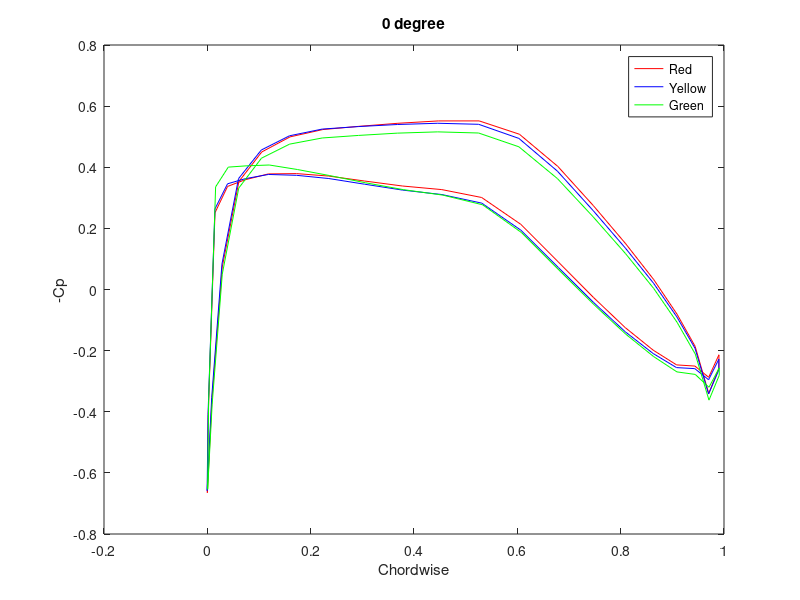
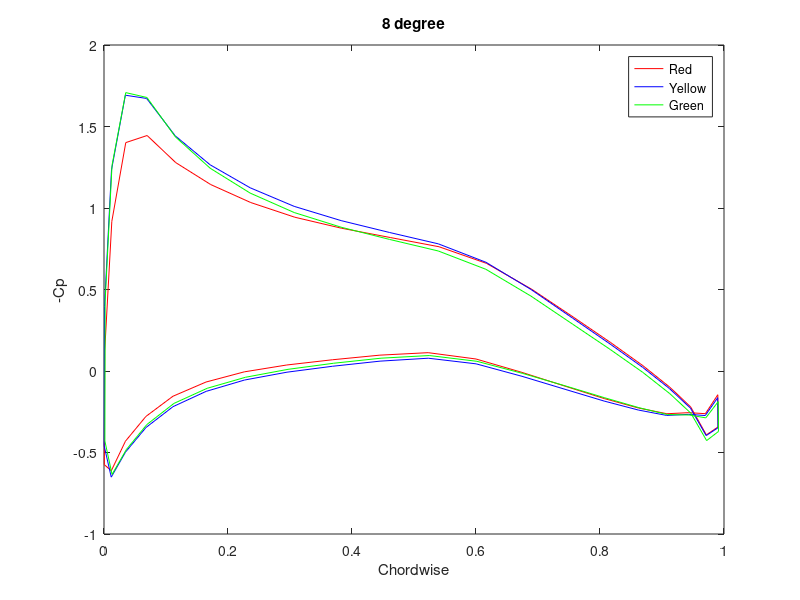
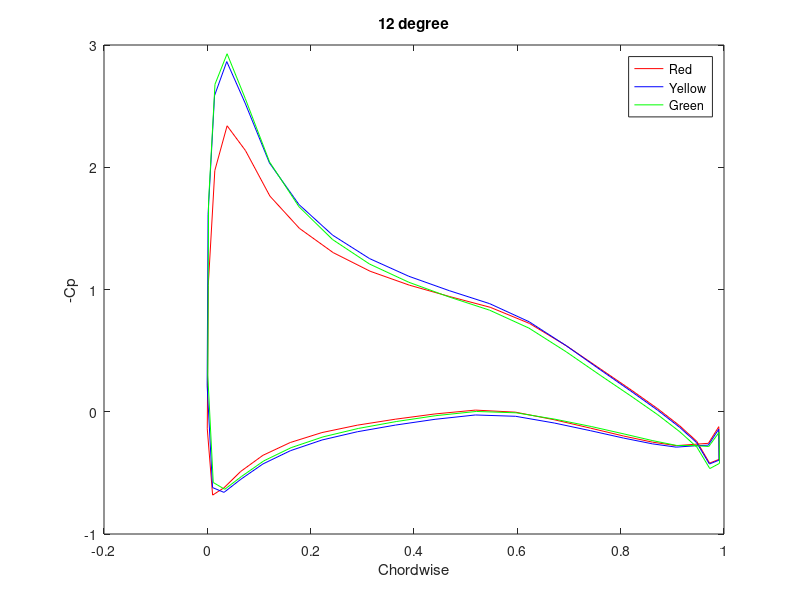
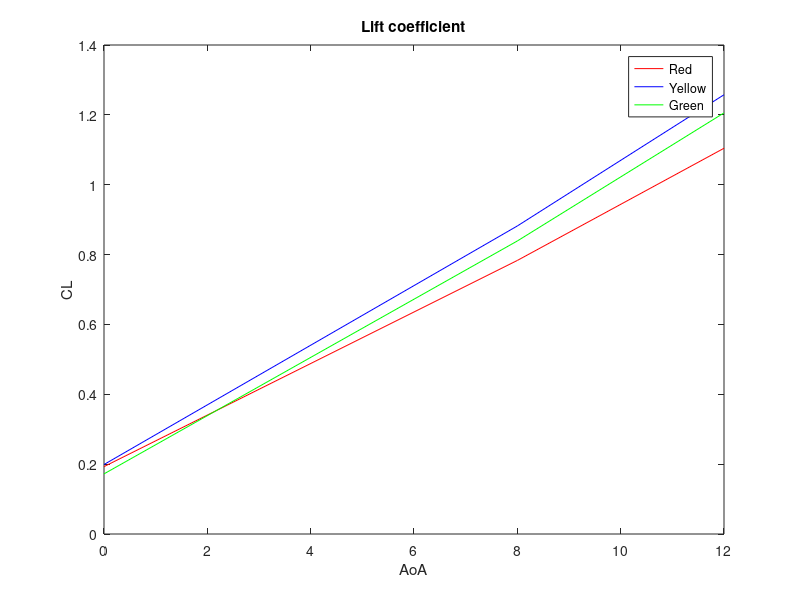

Source code (MATLAB) for these figures, in order:
%Panel code
clear
clc

%mesh size
% 12 panels for span, 10, 15, 20 panels for chord

%% 0 degree
% mesh 20
pressuredistribution1 = [
      -4.66634674E-06  0.664966166    ;
   8.91609304E-03  0.361990541    ;
   2.88998354E-02  -7.37983435E-02;
   6.10768534E-02 -0.353486478    ;
  0.105354339     -0.450062990    ;
  0.160045773     -0.499380231    ;
  0.223411322     -0.523333848    ;
  0.293655634     -0.533900082    ;
  0.368876547     -0.543866098    ;
  0.447084218     -0.551587820    ;
  0.526195467     -0.551654160    ;
  0.604010224     -0.508052766    ;
  0.678362906     -0.402745366    ;
  0.747429550     -0.273844063    ;
  0.809738636     -0.149704441    ;
  0.863992274      -3.24173123E-02;
  0.909019232       8.05969238E-02;
  0.944132686      0.186046362    ;
  0.970458567      0.340193987    ;
  0.990215898      0.257523268    ;
  0.990219295      0.213590831    ;
  0.970332980      0.287279099    ;
  0.943718910      0.250505418    ;
  0.908263266      0.246701658    ;
  0.862978697      0.198528841    ;
  0.808824301      0.124654420    ;
  0.747170269       2.57022660E-02;
  0.679360986      -8.99774134E-02;
  0.606784999     -0.213175505    ;
  0.530957878     -0.301049888    ;
  0.453782439     -0.326889545    ;
  0.377395362     -0.338674843    ;
  0.303807229     -0.355090559    ;
  0.234908089     -0.371184528    ;
  0.172482148     -0.379236013    ;
  0.118159719     -0.378172040    ;
   7.34105259E-02 -0.359223723    ;
   3.91410589E-02 -0.337281734    ;
   1.48263173E-02 -0.251201391    ;
   1.58589135E-03  0.418110430    ;
  -4.66634674E-06  0.664966166    ;
];
pressuredistribution2 = [
      -3.61428043E-04  0.658351243    ;
   8.41695908E-03  0.354144722    ;
   2.82584801E-02  -8.32092017E-02;
   6.03083000E-02 -0.362580538    ;
  0.104478024     -0.456446260    ;
  0.159080893     -0.502991319    ;
  0.222379074     -0.524917781    ;
  0.292579293     -0.533120811    ;
  0.367779911     -0.539868891    ;
  0.445993692     -0.543924153    ;
  0.525140762     -0.540543854    ;
  0.603025854     -0.494345158    ;
  0.677482426     -0.387400627    ;
  0.746673107     -0.258299202    ;
  0.809109509     -0.135557845    ;
  0.863481283      -2.08459981E-02;
  0.908608615       8.92124921E-02;
  0.943800986      0.192019090    ;
  0.970185757      0.341998875    ;
  0.989988625      0.263040364    ;
  0.990018785      0.227987975    ;
  0.970140040      0.295281738    ;
  0.943523049      0.258910775    ;
  0.908069670      0.255534053    ;
  0.862811804      0.209371537    ;
  0.808712602      0.138111860    ;
  0.747138023       4.17704061E-02;
  0.679421008      -7.18489438E-02;
  0.606933951     -0.193981022    ;
  0.531173170     -0.282606453    ;
  0.454032153     -0.310661703    ;
  0.377654910     -0.325302690    ;
  0.304057419     -0.344634622    ;
  0.235131055     -0.363094121    ;
  0.172661230     -0.373614579    ;
  0.118280664     -0.376425833    ;
   7.34622180E-02 -0.362634629    ;
   3.91159467E-02 -0.345868200    ;
   1.47145269E-02 -0.263650179    ;
   1.36234786E-03  0.408137113    ;
  -3.61428043E-04  0.658351243    ;
];
pressuredistribution3 = [
       6.40619779E-04  0.653791487    ;
   9.22972802E-03  0.377154410    ;
   2.88826302E-02  -5.00297956E-02;
   6.07597269E-02 -0.331741184    ;
  0.104777358     -0.429697663    ;
  0.159247339     -0.475665718    ;
  0.222436562     -0.495815396    ;
  0.292553067     -0.504147947    ;
  0.367698461     -0.511627913    ;
  0.445889443     -0.515773833    ;
  0.525050282     -0.512061417    ;
  0.602993906     -0.466939062    ;
  0.677553177     -0.362955213    ;
  0.746873617     -0.237513632    ;
  0.809445977     -0.117413610    ;
  0.863945901      -3.46231111E-03;
  0.909182549      0.107402302    ;
  0.944460273      0.211402372    ;
  0.970910311      0.362014323    ;
  0.990761518      0.280902207    ;
  0.990822971      0.256491572    ;
  0.970963478      0.319858521    ;
  0.944352865      0.277854174    ;
  0.908916056      0.269595534    ;
  0.863708854      0.219337568    ;
  0.809700549      0.145856887    ;
  0.748250604       4.94440794E-02;
  0.680677474      -6.34742975E-02;
  0.608332932     -0.185949907    ;
  0.532687128     -0.277241826    ;
  0.455621392     -0.308901191    ;
  0.379287720     -0.326774836    ;
  0.305708617     -0.349318057    ;
  0.236776024     -0.372761369    ;
  0.174276724     -0.392616481    ;
  0.119845480     -0.407374233    ;
   7.49587119E-02 -0.404545456    ;
   4.05307561E-02 -0.400462061    ;
   1.60317626E-02 -0.335933834    ;
   2.54130596E-03  0.359174222    ;
   6.40619779E-04  0.653791487  ;
];

figure(1)
plot(pressuredistribution1(:,1),-pressuredistribution1(:,2),'r');
hold on
plot(pressuredistribution2(:,1),-pressuredistribution2(:,2),'b');
hold on
plot(pressuredistribution3(:,1),-pressuredistribution3(:,2),'g');
title("0 degree");
xlabel("Chordwise")
ylabel("-Cp");
legend("Red","Yellow","Green")

%% degree8
% mesh 20
pressuredistribution4 = [
       1.18668319E-03 -0.126910403    ;
   1.26027670E-02 -0.917784095    ;
   3.51011641E-02  -1.40117753    ;
   6.95516765E-02  -1.44472659    ;
  0.115778916      -1.27832901    ;
  0.172097057      -1.14384758    ;
  0.236727089      -1.03346181    ;
  0.307844222     -0.943296432    ;
  0.383523524     -0.875572205    ;
  0.461729586     -0.818906546    ;
  0.540323973     -0.762344897    ;
  0.617013216     -0.660248160    ;
  0.689646065     -0.501899004    ;
  0.756637931     -0.331528574    ;
  0.816806197     -0.175430924    ;
  0.869071126      -3.29953618E-02;
  0.912405491       9.87886116E-02;
  0.946189046      0.219971165    ;
  0.971512675      0.391849637    ;
  0.990518868      0.342836529    ;
  0.990044415      0.145573705    ;
  0.969986677      0.261861891    ;
  0.943399847      0.255532324    ;
  0.907849491      0.262151092    ;
  0.862034500      0.227081016    ;
  0.806833923      0.169091731    ;
  0.743699670       9.30476636E-02;
  0.674184084       8.50206800E-03;
  0.599948764      -7.36694857E-02;
  0.522862554     -0.112476751    ;
  0.444982171      -9.72921550E-02;
  0.368319362      -6.89280257E-02;
  0.294795454      -3.68980058E-02;
  0.226280630       5.18693216E-03;
  0.164539665       6.76130876E-02;
  0.111161828      0.154922441    ;
   6.75684363E-02  0.278824121    ;
   3.45981680E-02  0.430550486    ;
   1.17727658E-02  0.611898839    ;
   4.63155127E-04  0.574489057    ;
   1.18668319E-03 -0.126910403  ;
];
pressuredistribution5 = [
       8.28506541E-04 -0.394901961    ;
   1.20999543E-02  -1.23415041    ;
   3.44539657E-02  -1.69194245    ;
   6.87753484E-02  -1.67206311    ;
  0.114892997      -1.44280005    ;
  0.171121150      -1.26516950    ;
  0.235682920      -1.12415147    ;
  0.306754619      -1.01004612    ;
  0.382413357     -0.922644019    ;
  0.460625589     -0.849735916    ;
  0.539256096     -0.780083120    ;
  0.616016626     -0.667148888    ;
  0.688755274     -0.500123978    ;
  0.755872786     -0.324322939    ;
  0.816170812     -0.165939271    ;
  0.868555188      -2.33364906E-02;
  0.911991715      0.107506007    ;
  0.945855439      0.227342606    ;
  0.971239150      0.396279812    ;
  0.990290761      0.348325610    ;
  0.989843726      0.163502052    ;
  0.969794452      0.273306906    ;
  0.943204284      0.265903980    ;
  0.907656610      0.272589773    ;
  0.861868739      0.239483312    ;
  0.806724429      0.184486642    ;
  0.743670940      0.112326637    ;
  0.674249232       3.26149762E-02;
  0.600104511      -4.39917073E-02;
  0.523085654      -7.84614012E-02;
  0.445240170      -6.04941547E-02;
  0.368587643      -2.91038621E-02;
  0.295054197       7.26696709E-03;
  0.226511672       5.54988943E-02;
  0.164726213      0.124928147    ;
  0.111289285      0.218783557    ;
   6.76252767E-02  0.346915126    ;
   3.45770642E-02  0.497956157    ;
   1.16635878E-02  0.651035070    ;
   2.40296373E-04  0.458205044    ;
   8.28506541E-04 -0.394901961   ;
];
pressuredistribution6 = [
       1.83517009E-03 -0.429403901    ;
   1.29150646E-02  -1.26102555    ;
   3.50784920E-02  -1.70793164    ;
   6.92257583E-02  -1.67802143    ;
  0.115188956      -1.43630493    ;
  0.171282113      -1.24388433    ;
  0.235732675      -1.09151721    ;
  0.306719780     -0.972271085    ;
  0.382322520     -0.882322073    ;
  0.460511774     -0.807285666    ;
  0.539156914     -0.736327350    ;
  0.615977764     -0.623916090    ;
  0.688820839     -0.459126085    ;
  0.756070852     -0.286842674    ;
  0.816508293     -0.132039770    ;
  0.869023621       8.38828739E-03;
  0.912571549      0.138855845    ;
  0.946523607      0.258648962    ;
  0.971972704      0.426938623    ;
  0.991075039      0.371018142    ;
  0.990660191      0.188019082    ;
  0.970631123      0.287424952    ;
  0.944046736      0.270043969    ;
  0.908516526      0.267112792    ;
  0.862779975      0.224878863    ;
  0.807727754      0.164426744    ;
  0.744801760       9.21105891E-02;
  0.675525844       1.50994789E-02;
  0.601525664      -5.95189109E-02;
  0.524623692      -9.48931426E-02;
  0.446854174      -7.86756650E-02;
  0.370245636      -4.75337207E-02;
  0.296730459      -1.02049047E-02;
  0.228180960       3.84281911E-02;
  0.166365013      0.106111683    ;
  0.112875827      0.198684365    ;
   6.91415444E-02  0.328471035    ;
   3.60092036E-02  0.482210249    ;
   1.29945949E-02  0.634595335    ;
   1.42738339E-03  0.429832757    ;
   1.83517009E-03 -0.429403901    ;
];



figure(2)
plot(pressuredistribution4(:,1),-pressuredistribution4(:,2),'r');
hold on
plot(pressuredistribution5(:,1),-pressuredistribution5(:,2),'b');
hold on
plot(pressuredistribution6(:,1),-pressuredistribution6(:,2),'g');
title("8 degree");
xlabel("Chordwise")
ylabel("-Cp");
legend("Red","Yellow","Green")

%% degree 12
%mesh 20

pressuredistribution7 = [   1.78398122E-03  -1.03347862    ;
   1.44771850E-02  -1.97309470    ;
   3.82626317E-02  -2.33916879    ;
   7.38769397E-02  -2.13610983    ;
  0.121102400      -1.76399028    ;
  0.178253263      -1.50004590    ;
  0.243530691      -1.30175543    ;
  0.315094620      -1.14931273    ;
  0.391008526      -1.03551769    ;
  0.469213605     -0.942088425    ;
  0.547543526     -0.854440033    ;
  0.623656750     -0.722187459    ;
  0.695409358     -0.538238883    ;
  0.761338949     -0.348697186    ;
  0.820411623     -0.178221688    ;
  0.871658444      -2.48757266E-02;
  0.914126158      0.114526831    ;
  0.947229385      0.241728634    ;
  0.972039759      0.420048952    ;
  0.990661263      0.389215708    ;
  0.989941597      0.121995509    ;
  0.969796896      0.258205354    ;
  0.943223894      0.266203761    ;
  0.907625198      0.277273953    ;
  0.861538649      0.248632163    ;
  0.805802524      0.198693484    ;
  0.741910636      0.134333238    ;
  0.671521366       6.54905736E-02;
  0.596436858       3.33913555E-03;
  0.518706262      -1.34637710E-02;
  0.440465003       1.79774910E-02;
  0.363661230       6.10149875E-02;
  0.290170252      0.109795235    ;
  0.221852183      0.170259744    ;
  0.160461947      0.251689941    ;
  0.107567735      0.356395870    ;
   6.45659938E-02  0.488319635    ;
   3.22607569E-02  0.621801078    ;
   1.01975659E-02  0.681775987    ;
  -1.23904392E-04  0.139790952    ;
   1.78398122E-03  -1.03347862 ];

pressuredistribution8 = [   1.42184249E-03  -1.61452067    ;
   1.39673641E-02  -2.58647418    ;
   3.76050659E-02  -2.86437726    ;
   7.30872899E-02  -2.52530503    ;
  0.120200537      -2.03563571    ;
  0.177259132      -1.69538391    ;
  0.242466509      -1.44466937    ;
  0.313983947      -1.25289559    ;
  0.389876634      -1.10837543    ;
  0.468087941     -0.990741253    ;
  0.546454489     -0.884226739    ;
  0.622640729     -0.736584365    ;
  0.694501340     -0.540533125    ;
  0.760559738     -0.343249828    ;
  0.819764376     -0.168850094    ;
  0.871133566      -1.40348589E-02;
  0.913706064      0.125432238    ;
  0.946890712      0.251858085    ;
  0.971763134      0.427602261    ;
  0.990430772      0.395715684    ;
  0.989739656      0.142998159    ;
  0.969603479      0.273124844    ;
  0.943026960      0.278727591    ;
  0.907431006      0.289413363    ;
  0.861372530      0.262452781    ;
  0.805693746      0.215402111    ;
  0.741885006      0.155227810    ;
  0.671591759       9.21365693E-02;
  0.596599877       3.71466465E-02;
  0.518938422       2.62689237E-02;
  0.440733075       6.17490336E-02;
  0.363939583      0.109105699    ;
  0.290438980      0.163482353    ;
  0.222092688      0.230867207    ;
  0.160657018      0.318754584    ;
  0.107702546      0.426753193    ;
   6.46286458E-02  0.552846432    ;
   3.22436839E-02  0.659474790    ;
   1.00902636E-02  0.620170951    ;
  -3.47515946E-04 -0.213515222    ;
   1.42184249E-03  -1.61452067   ];

pressuredistribution9 = [   2.43799156E-03  -1.72299528    ;
   1.47884507E-02  -2.67845130    ;
   3.82313654E-02  -2.92842984    ;
   7.35361427E-02  -2.56069469    ;
  0.120491318      -2.04286098    ;
  0.177412018      -1.67678130    ;
  0.242505953      -1.40829515    ;
  0.313937187      -1.20835030    ;
  0.389773160      -1.05960274    ;
  0.467961192     -0.938883483    ;
  0.546343625     -0.830868840    ;
  0.622591734     -0.683936059    ;
  0.694560170     -0.490541667    ;
  0.760755062     -0.297633469    ;
  0.820102692     -0.127941549    ;
  0.871606529       2.40043364E-02;
  0.914293587      0.163137645    ;
  0.947568595      0.289718390    ;
  0.972508550      0.464750290    ;
  0.991227567      0.422360331    ;
  0.990571380      0.168022707    ;
  0.970454872      0.284223557    ;
  0.943885207      0.277109057    ;
  0.908305943      0.275680959    ;
  0.862300336      0.236559823    ;
  0.806715667      0.181747600    ;
  0.743036330      0.120703764    ;
  0.672892272       6.08953908E-02;
  0.598048210       8.79301503E-03;
  0.520505548      -2.45756074E-03;
  0.442377657       3.19018438E-02;
  0.365628868       8.00637230E-02;
  0.292146295      0.136637107    ;
  0.223792449      0.205720693    ;
  0.162324369      0.293405056    ;
  0.109315328      0.401661426    ;
   6.61688447E-02  0.529306293    ;
   3.36974002E-02  0.634257257    ;
   1.14394631E-02  0.578603625    ;
   8.52942409E-04 -0.301048636    ;
   2.43799156E-03  -1.72299528 ];


figure(3)
plot(pressuredistribution7(:,1),-pressuredistribution7(:,2),'r');
hold on
plot(pressuredistribution8(:,1),-pressuredistribution8(:,2),'b');
hold on
plot(pressuredistribution9(:,1),-pressuredistribution9(:,2),'g');
title("12 degree");
xlabel("Chordwise")
ylabel("-Cp");
legend("Red","Yellow","Green")
%% cl calculation
for i = 1:20
    dx1Lower(i) = pressuredistribution1(i+1,1)-pressuredistribution1(i,1);
    dx2Lower(i) = pressuredistribution2(i+1,1)-pressuredistribution2(i,1);
    dx3Lower(i) = pressuredistribution3(i+1,1)-pressuredistribution3(i,1);
    dx4Lower(i) = pressuredistribution4(i+1,1)-pressuredistribution4(i,1);
    dx5Lower(i) = pressuredistribution5(i+1,1)-pressuredistribution5(i,1);
    dx6Lower(i) = pressuredistribution6(i+1,1)-pressuredistribution6(i,1);
    dx7Lower(i) = pressuredistribution7(i+1,1)-pressuredistribution7(i,1);
    dx8Lower(i) = pressuredistribution8(i+1,1)-pressuredistribution8(i,1);
    dx9Lower(i) = pressuredistribution9(i+1,1)-pressuredistribution9(i,1);
end

for j = 21:40
    dx1Upper(j-20) = pressuredistribution1(j,1)-pressuredistribution1(j+1,1);  
    dx2Upper(j-20) = pressuredistribution2(j,1)-pressuredistribution2(j+1,1);  
    dx3Upper(j-20) = pressuredistribution3(j,1)-pressuredistribution3(j+1,1);  
    dx4Upper(j-20) = pressuredistribution4(j,1)-pressuredistribution4(j+1,1);  
    dx5Upper(j-20) = pressuredistribution5(j,1)-pressuredistribution5(j+1,1);  
    dx6Upper(j-20) = pressuredistribution6(j,1)-pressuredistribution6(j+1,1);  
    dx7Upper(j-20) = pressuredistribution7(j,1)-pressuredistribution7(j+1,1);  
    dx8Upper(j-20) = pressuredistribution8(j,1)-pressuredistribution8(j+1,1);  
    dx9Upper(j-20) = pressuredistribution9(j,1)-pressuredistribution9(j+1,1);  
end

% red yellow green
ClRed0 = (dx1Upper*pressuredistribution1(21:40,2)) - (dx1Lower*pressuredistribution1(1:20,2));
ClRed8 = (dx4Upper*pressuredistribution4(21:40,2)) - (dx4Lower*pressuredistribution4(1:20,2));
ClRed12 = (dx7Upper*pressuredistribution7(21:40,2)) - (dx7Lower*pressuredistribution7(1:20,2));

ClYellow0 = (dx2Upper*pressuredistribution2(21:40,2)) - (dx1Lower*pressuredistribution2(1:20,2));
ClYellow8 = (dx5Upper*pressuredistribution5(21:40,2)) - (dx4Lower*pressuredistribution5(1:20,2));
ClYellow12 = (dx8Upper*pressuredistribution8(21:40,2)) - (dx7Lower*pressuredistribution8(1:20,2));

ClGreen0 = (dx3Upper*pressuredistribution3(21:40,2)) - (dx1Lower*pressuredistribution3(1:20,2));
ClGreen8 = (dx6Upper*pressuredistribution6(21:40,2)) - (dx4Lower*pressuredistribution6(1:20,2));
ClGreen12 = (dx9Upper*pressuredistribution9(21:40,2)) - (dx7Lower*pressuredistribution9(1:20,2));

figure(4)
plot([0,8,12],[ClRed0,ClRed8,ClRed12],'r');
hold on
plot([0,8,12],[ClYellow0,ClYellow8,ClYellow12],'b');
hold on
plot([0,8,12],[ClGreen0,ClGreen8,ClGreen12],'g');
title("Lift coefficient");
xlabel("AoA")
ylabel("CL");
legend("Red","Yellow","Green")
